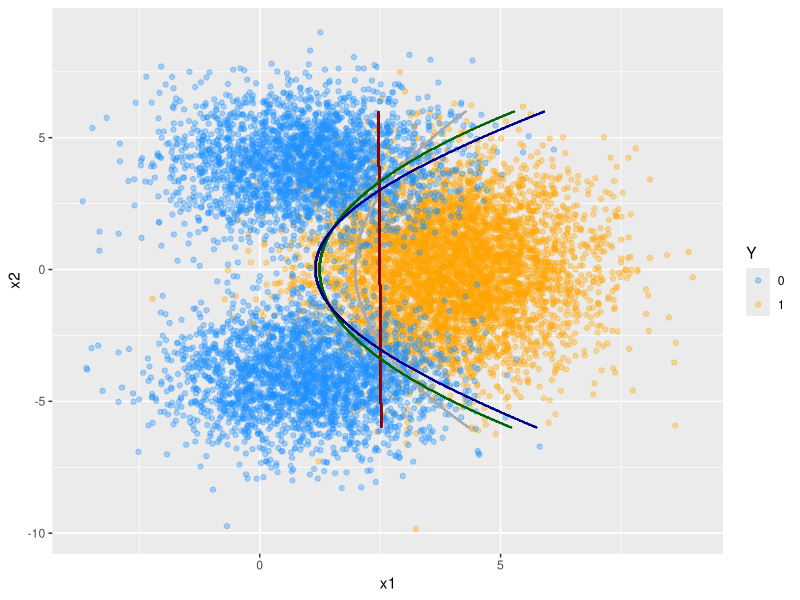

Write the R code that produced this figure.
## ---- chunk 1
library(tidyverse)
## ---- chunk 2
#library()
# Data Simulation:
# Class 1 parameters
pi_1 <- 0.5

mu_11 <- 4 
mu_12 <- 0

sig_11 <- sqrt(2)
sig_12 <- 2
rho_1 <- 0

# Class 0 parameters , choosen randomly with prob 1/2 of 2 buckets
pi_0 <- 1 - pi_1
pi_0a <- 0.5
pi_0b <- 0.5

mu_01a <- 1 
mu_02a <- 4

mu_01b <- 1 
mu_02b <- -4

sig_01 <- sqrt(2)
sig_02 <- sqrt(2)
rho_0 <- 0 

# Class 1 helpers
mu_1 <- c(mu_11, mu_12)
Sigma_1 <- matrix(c(sig_11 ^ 2, rho_1 * sig_11 * sig_12, rho_1 * sig_11 * sig_12, sig_12 ^ 2), nrow = 2)
det_Sigma_1 <- sig_11 ^ 2 * sig_12 ^ 2 * (1 - rho_1 ^ 2)
inv_Sigma_1 <- 1 / det_Sigma_1 * matrix(c(sig_12 ^ 2, - rho_1 * sig_11 * sig_12, - rho_1 * sig_11 * sig_12, sig_11 ^ 2), nrow = 2)

# Class 0a helpers
mu_0a <- c(mu_01a, mu_02a)
Sigma_0 <- matrix(c(sig_01 ^ 2, rho_0 * sig_01 * sig_02, rho_0 * sig_01 * sig_02, sig_02 ^ 2), nrow = 2)
det_Sigma_0  <- sig_01 ^ 2 * sig_02 ^ 2 * (1 - rho_0 ^ 2) 
inv_Sigma_0 <- 1 / det_Sigma_0 * matrix(c(sig_02 ^ 2, - rho_0 * sig_01 * sig_02, - rho_0 * sig_01 * sig_02, sig_01 ^ 2), nrow = 2)

# Class 0b helpers
mu_0b <- c(mu_01b, mu_02b)

# 
# # Conic section
# A <- sig_12^2/abs(det_Sigma_1)-sig_12^2/abs(det_Sigma_0) 
# B <- -2 *(rho_1 * sig_11 * sig_12 / abs(det_Sigma_1) - rho_0 * sig_01 * sig_02 / abs(det_Sigma_0) )
# C <- sig_11^2/abs(det_Sigma_1)-sig_01^2/abs(det_Sigma_0)
# 
# det_conic <- B ^ 2 - 4 * A * C
# conic <- "parabola"
# if(det_conic>0){
#   conic <- "hyperbola"
# } else if(det_conic<0){
#   conic <- "ellipse"
# }
# (paste("decision boundary is an",conic))
# 
# discriminant_boundary <- function(x1, x2){
#   # Boundary decision equation (equalizing the two discriminant equations)
#   delta_1 <- log(pi_1) -1/2 * log(abs(det_Sigma_1)) -1/2 * sum(t(c(x1 - mu_11, x2 - mu_12)) %*% inv_Sigma_1 %*% c(x1 - mu_11, x2 - mu_12))  
#   delta_0 <- log(pi_0) -1/2 * log(abs(det_Sigma_0)) -1/2 * sum(t(c(x1 - mu_01, x2 - mu_02)) %*% inv_Sigma_0 %*% c(x1 - mu_01, x2 - mu_02)) 
#   
#   delta_1 - delta_0
# } 
# 
# discriminant_boundary_V <- Vectorize(discriminant_boundary)

x <- seq(-6, 6, len = 600)
y <- seq(-6, 6, len = 600)
#z <- outer(x, y, discriminant_boundary_V)

# Sampling n data from the given distrib
set.seed(6)
n <- 10000
n1 <- rbinom(1, n, pi_1)
n0 <- n - n1
# getting dist of 0a and 0b
n0a <- rbinom(1, n0, pi_0a)
n0b <- n0 - n0a

# Class 1
class_1 <- MASS::mvrnorm(n1, mu_1, Sigma_1)
class_1 <- tibble(Y=1, x1 = class_1[,1], x2 = class_1[,2])

# Class 0a
class_0a <- MASS::mvrnorm(n0a, mu_0a, Sigma_0)
class_0a <- tibble(Y=0, x1 = class_0a[,1], x2 = class_0a[,2])

# Class 0b
class_0b <- MASS::mvrnorm(n0b, mu_0b, Sigma_0)
class_0b <- tibble(Y=0, x1 = class_0b[,1], x2 = class_0b[,2])
## ---- chunk 3

# Predict with QDA on a grid
class_dat <- bind_rows(class_1, class_0a, class_0b) %>%
              mutate(Y = as.factor(Y))
qda_class <- MASS::qda(Y~x1+x2, data=class_dat)
lda_class <- MASS::lda(Y~x1+x2, data=class_dat)
lda_2nd_class <- MASS::lda(Y~x1+x2+I(x1*x2)+I(x1^2)+I(x2^2), data=class_dat)
logreg_class <- glm(Y~x1+x2+I(x1*x2)+I(x1^2)+I(x2^2), data=class_dat, family="binomial")

density_qda <- expand.grid(x1 = x, x2 = y) %>% as_tibble()

qda_pred <- predict(qda_class, density_qda)
lda_pred <- predict(lda_class, density_qda)
lda_2nd_pred <- predict(lda_2nd_class, density_qda)
logreg_pred <- broom::augment(logreg_class, newdata = density_qda, type.predict = "response")

qda_fit <- tibble(class_qda = as.numeric(as.character(qda_pred$class)),
                  class_lda = as.numeric(as.character(lda_pred$class)),
                  class_lda_2nd = as.numeric(as.character(lda_2nd_pred$class)),
                  class_logreg_2nd = logreg_pred$.fitted) %>% 
                  mutate(class_logreg_2nd = if_else(class_logreg_2nd>0.5, 1, 0))

density_qda <- bind_cols(density_qda, qda_fit) 

# oracle_qda <- bind_cols(density_qda, tibble(oracle = t(matrix(z, nrow=1))))

ggplot(class_dat) +
  geom_point(aes(x=x1, y=x2, colour = Y), alpha = 0.35) +
  scale_colour_manual(values = c("dodgerblue", "orange")) +
  geom_contour(data = density_qda, aes(x=x1, y=x2, z = class_qda), col = 'darkgrey') +
  geom_contour(data = density_qda, aes(x=x1, y=x2, z = class_lda), col = 'darkred') +
  geom_contour(data = density_qda, aes(x=x1, y=x2, z = class_lda_2nd), col = 'darkgreen') +
  geom_contour(data = density_qda, aes(x=x1, y=x2, z = class_logreg_2nd), col = 'darkblue')
  #+ geom_contour(data = oracle_qda, aes(x=x1, y=x2, z = oracle), breaks = c(0), col = 'purple') 
